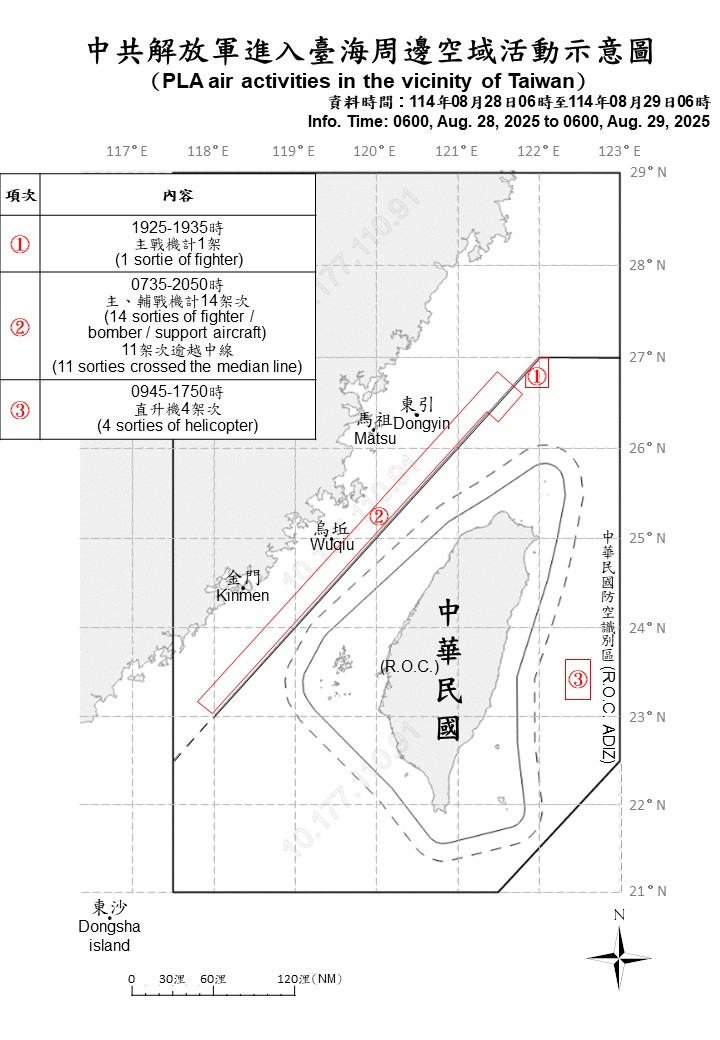
#> input picture exmpel/84835/000.jpg, 720 x 1040 px; its folder holds only this picture in this run
$ python -i red_box_detector.py   (imports and definitions only)
#> lines starting #> are read from the running program, lines starting #| are printed output that depends on the picture; after the words box and inside, x2 and y2 are one past the last pixel; in counts of white or black regions, pixels touching at a corner belong together
#> further down, picture is the input picture: shape (1040, 720, 3); mean B, G, R 241.7, 241.7, 242
"""
紅框偵測模組
在地圖 ROI 內做紅色分割，輸出有效多邊形頂點
"""
import logging
from typing import Any

import cv2
import numpy as np

from config import (
    RED_HUE_RANGE,
    RED_HUE_RANGE_2,
    RED_SAT_MIN,
    RED_VAL_MIN,
    MIN_POLYGON_AREA,
    MAP_ROI_RATIO,
)

logger = logging.getLogger(__name__)


def extract_roi(img: np.ndarray, ratio: tuple[float, float, float, float]) -> np.ndarray:
    """
    依比例擷取 ROI
    ratio: (x_start, y_start, width, height) 皆為 0~1 比例
    """
#> called with ratio = (0, 0, 1, 1)
    h, w = img.shape[:2]
#> h = 1040; w = 720
    x1 = int(ratio[0] * w)
#> x1 = 0
    y1 = int(ratio[1] * h)
#> y1 = 0
    x2 = int((ratio[0] + ratio[2]) * w)
#> x2 = 720
    y2 = int((ratio[1] + ratio[3]) * h)
#> y2 = 1040
    return img[y1:y2, x1:x2]


def pixel_to_global(points: list[list[int]], roi_offset: tuple[int, int]) -> list[list[int]]:
    """將 ROI 內像素座標轉回全圖座標"""
    ox, oy = roi_offset
    return [[x + ox, y + oy] for x, y in points]


def detect_red_polygons(
    img: np.ndarray,
    roi_ratio: tuple[float, float, float, float] = MAP_ROI_RATIO,
    min_area: int = MIN_POLYGON_AREA,
) -> list[dict[str, Any]]:
    """
    偵測圖上的紅色框線區域，輸出多邊形頂點

    回傳:
        [
            {
                "pixel_vertices": [[x,y], ...],
                "area": float,
                "confidence": float,
                "is_small": bool,
            },
            ...
        ]
    """
    roi = extract_roi(img, roi_ratio)
    h_roi, w_roi = roi.shape[:2]
#> h_roi = 1040; w_roi = 720
    ox = int(roi_ratio[0] * img.shape[1])
#> ox = 0
    oy = int(roi_ratio[1] * img.shape[0])
#> oy = 0

    # HSV 紅色分割
    hsv = cv2.cvtColor(roi, cv2.COLOR_BGR2HSV)
#> hsv: shape (1040, 720, 3); mean H, S, V 3.2, 0.6, 242.1
    lower1 = np.array([RED_HUE_RANGE[0], RED_SAT_MIN, RED_VAL_MIN])
    upper1 = np.array([RED_HUE_RANGE[1], 255, 255])
    lower2 = np.array([RED_HUE_RANGE_2[0], RED_SAT_MIN, RED_VAL_MIN])
    upper2 = np.array([RED_HUE_RANGE_2[1], 255, 255])
    mask1 = cv2.inRange(hsv, lower1, upper1)
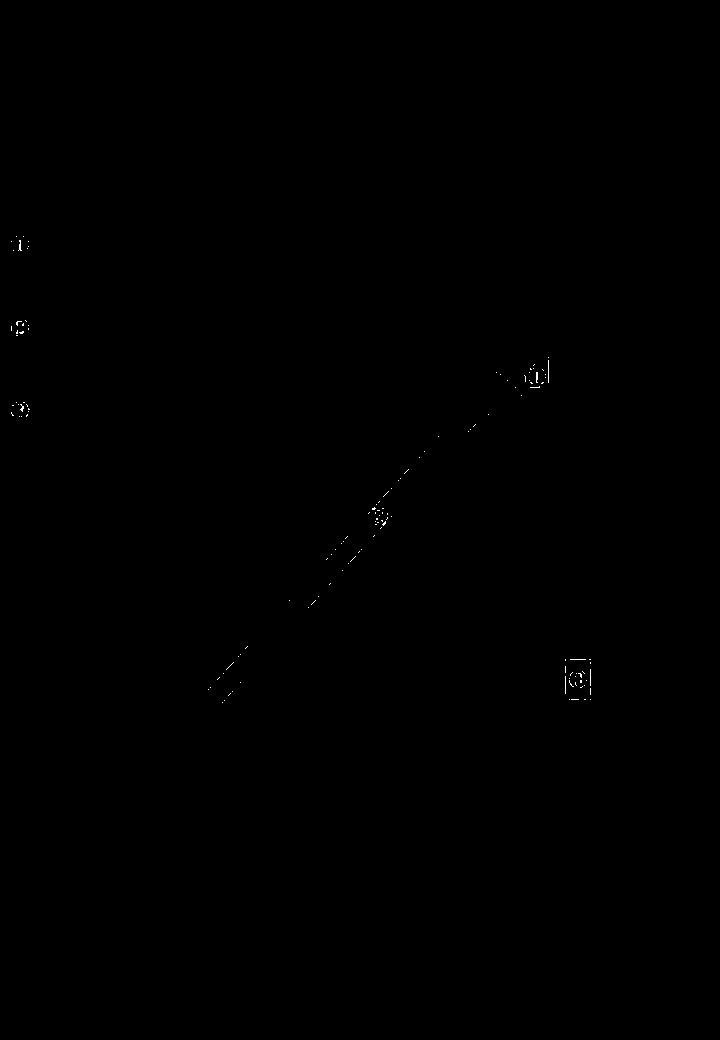
#> mask1: shape (1040, 720); 0.06% white in thin lines or dots, all inside (x1, y1, x2, y2) = (11, 236, 591, 703)
    mask2 = cv2.inRange(hsv, lower2, upper2)
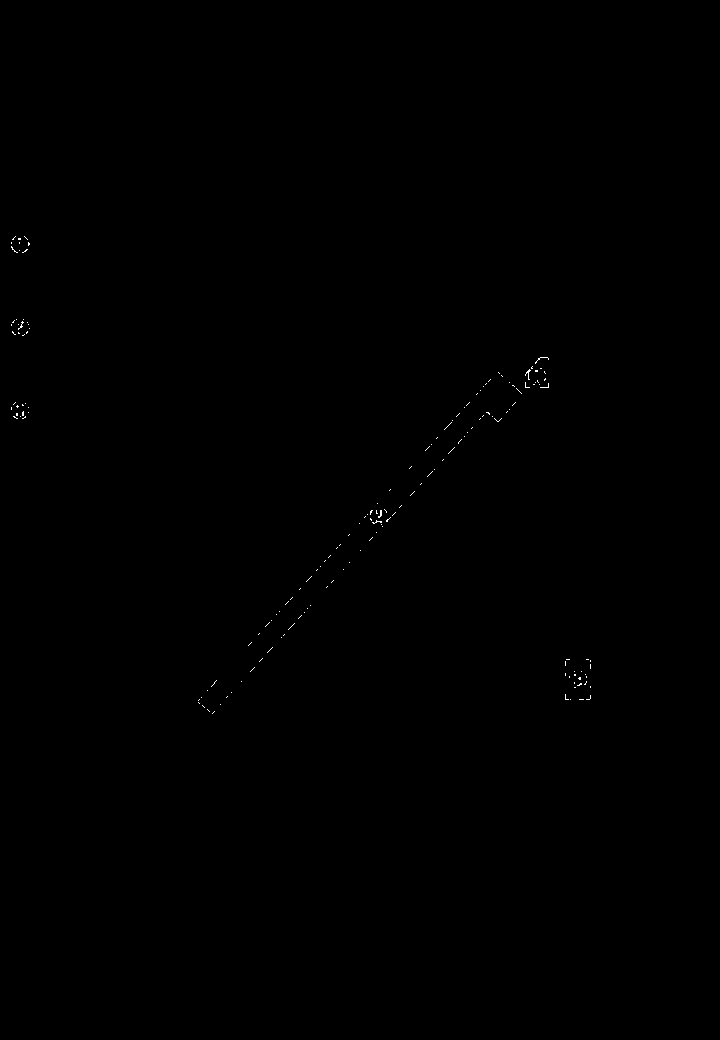
#> mask2: shape (1040, 720); 0.08% white in thin lines or dots, all inside (x1, y1, x2, y2) = (11, 236, 591, 714)
    red_mask = cv2.bitwise_or(mask1, mask2)
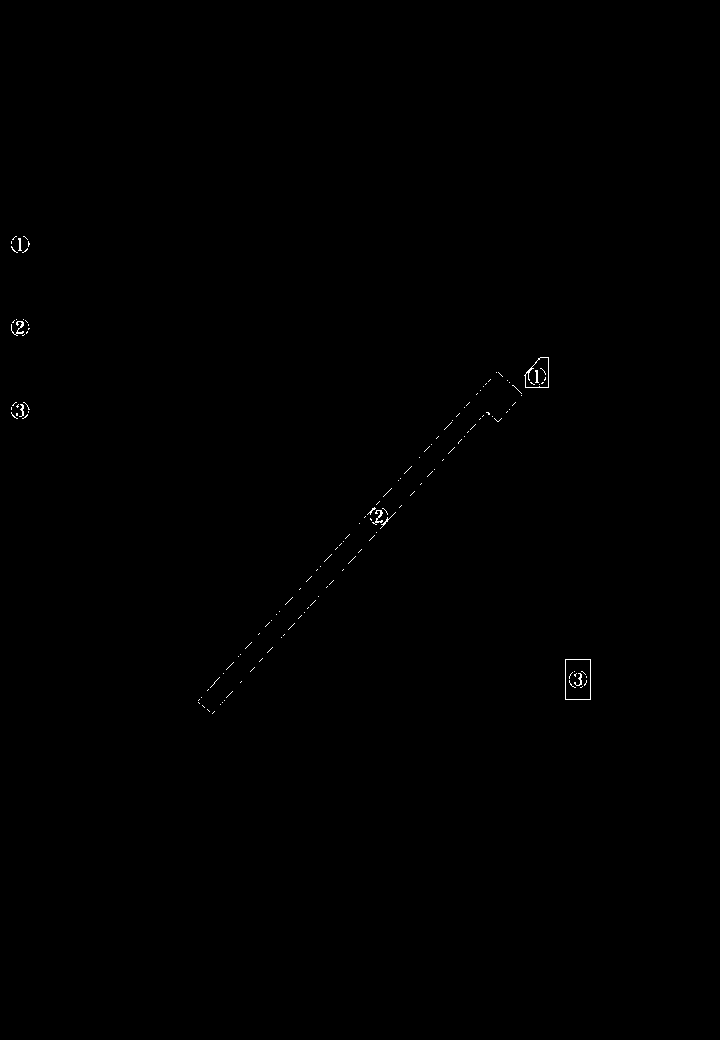
#> red_mask: shape (1040, 720); 0.14% white in thin lines or dots, all inside (x1, y1, x2, y2) = (11, 236, 591, 714)

    # 形態學處理，連接斷線
    kernel = cv2.getStructuringElement(cv2.MORPH_ELLIPSE, (3, 3))
    red_mask = cv2.morphologyEx(red_mask, cv2.MORPH_CLOSE, kernel)
    red_mask = cv2.morphologyEx(red_mask, cv2.MORPH_OPEN, kernel)
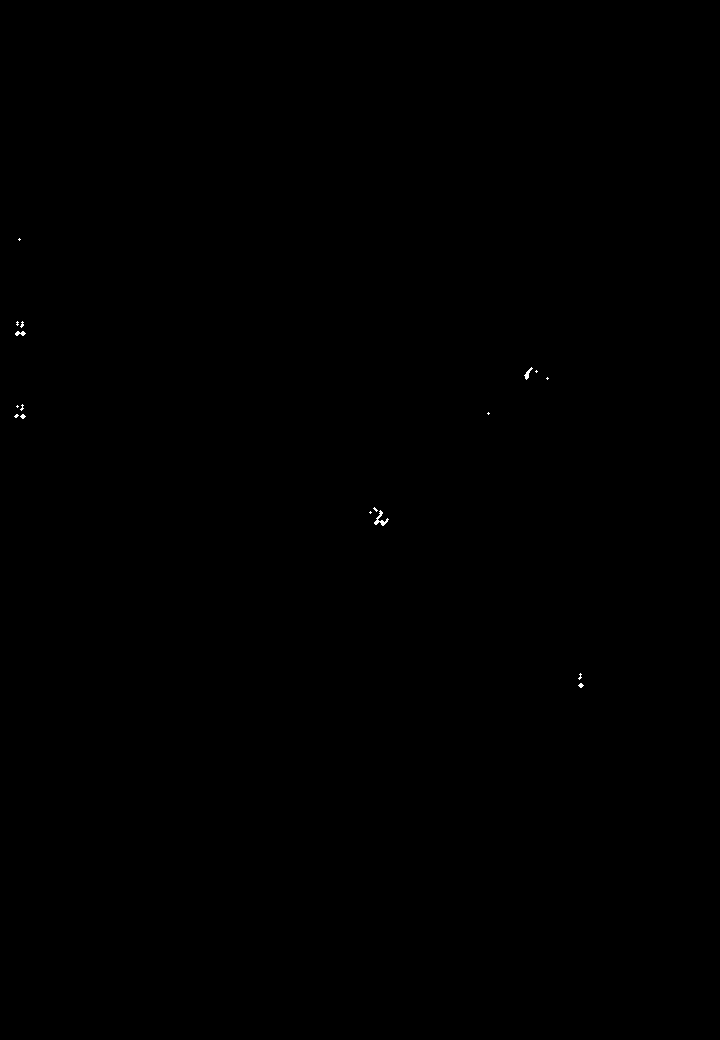
#> red_mask: shape (1040, 720); 0.04% white in thin lines or dots, all inside (x1, y1, x2, y2) = (14, 238, 584, 688)

    # 找輪廓
    contours, _ = cv2.findContours(
        red_mask, cv2.RETR_EXTERNAL, cv2.CHAIN_APPROX_SIMPLE
    )
#> contours = 17 contours, 14 with area under 20; largest, box (x1, y1, x2, y2) and area: (374, 510, 389, 526) 52, (524, 367, 533, 380) 28, (15, 331, 26, 336) 24

    results = []
    for cnt in contours:
        area = cv2.contourArea(cnt)
        if area < min_area:
            continue

        # 多邊形近似
        peri = cv2.arcLength(cnt, True)
        approx = cv2.approxPolyDP(cnt, 0.02 * peri, True)

        if len(approx) < 3:
            continue

        # 頂點轉為 list
        vertices = [[int(p[0][0]), int(p[0][1])] for p in approx]
        # 轉回全圖座標
        global_verts = pixel_to_global(vertices, (ox, oy))

        # 信心分數：面積適中、形狀閉合較高
        is_small = area < min_area * 3
        shape_score = min(1.0, len(approx) / 6) if len(approx) <= 8 else 1.0
        confidence = 0.9 if not is_small else 0.6
        confidence *= shape_score

        results.append({
            "pixel_vertices": global_verts,
            "area": float(area),
            "confidence": round(confidence, 4),
            "is_small": is_small,
        })
#> this loop made 17 passes
#> area on passes 4, 13, 14: 52, 28, 23.5
#> after the loop, results = []

    # 依面積由大到小排序
    results.sort(key=lambda r: r["area"], reverse=True)
    return results

>>> import cv2
>>> picture = cv2.imread('../exmpel/84835/000.jpg')
>>> result = detect_red_polygons(picture)
#> result = []
